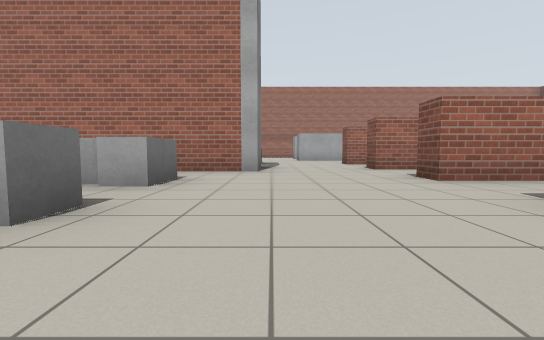
view 1 (above)

22 first-person views from a walk through a Gazebo world. The camera is 0.72 m above the floor, tilts 4° down and sees 90° across. The floor is counted in squares, 2 m on a side. Each view is taken from the middle of a square. On the plan, view 1 faces up. The plan holds only what a view shows up to about 9 squares ahead; the rest is blank.

view 2
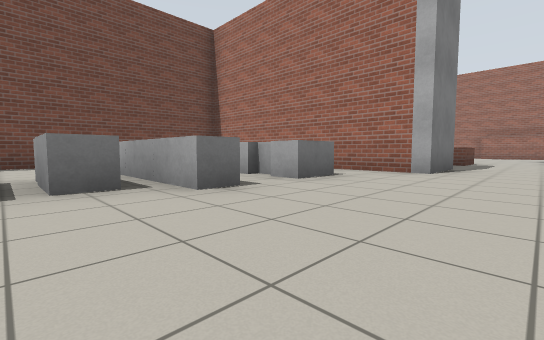

view 3
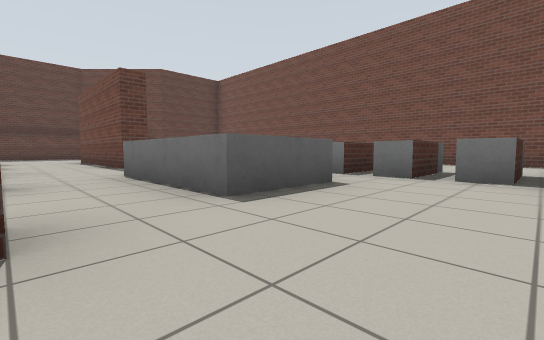

view 4
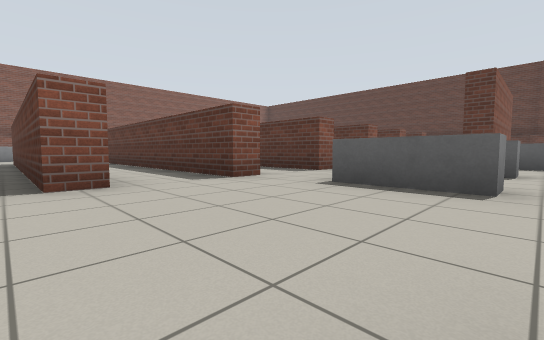

view 5
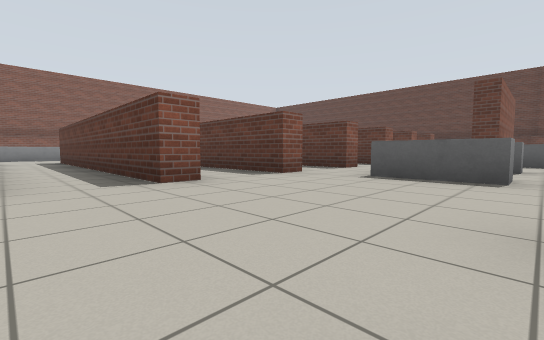

view 6
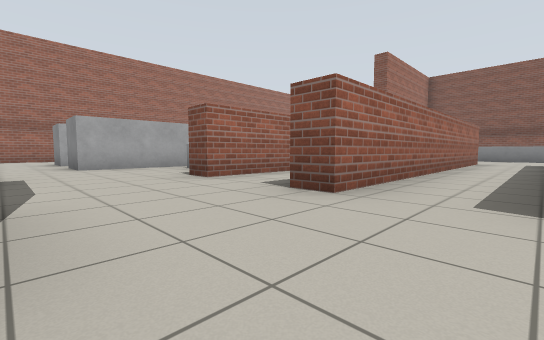

view 7
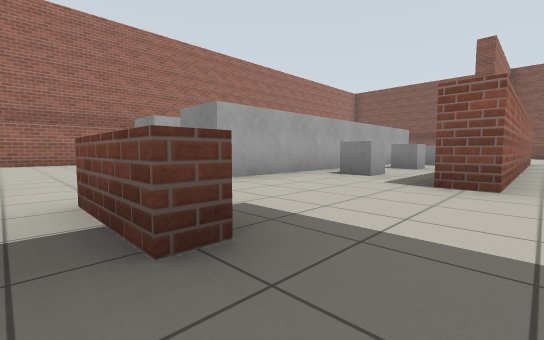

view 8
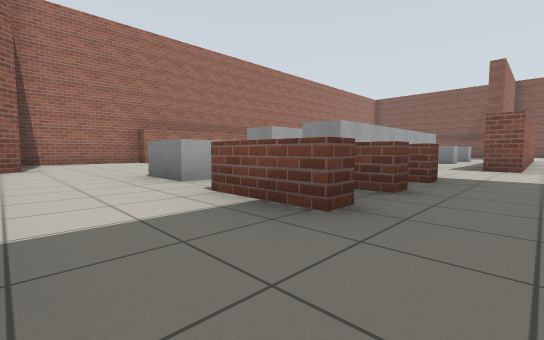

view 9
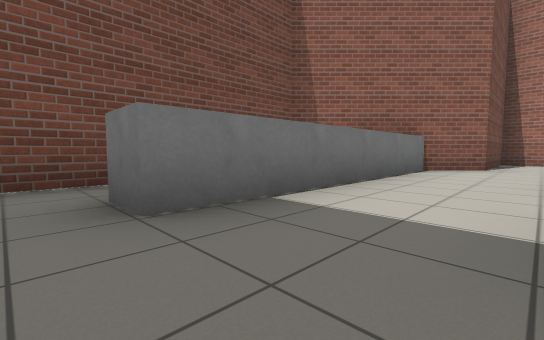

view 10
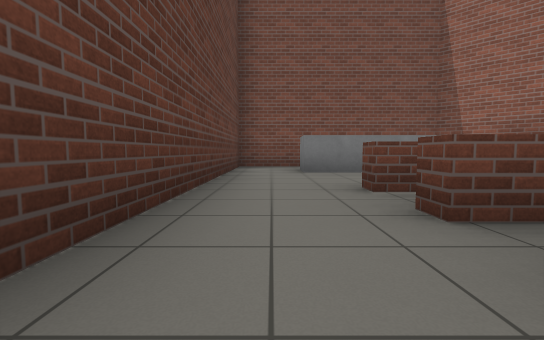

view 11
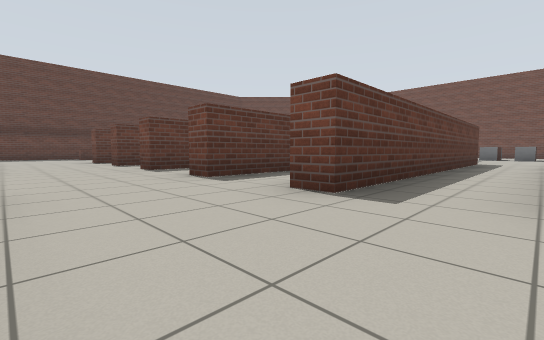

view 12
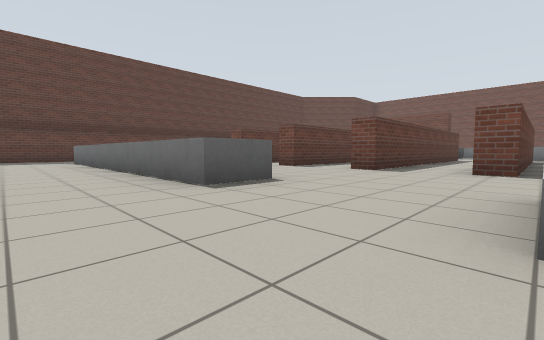

view 13
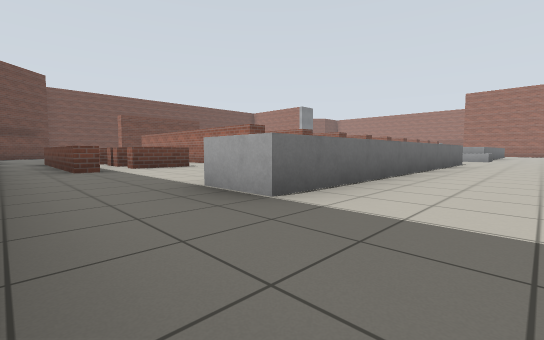

view 14
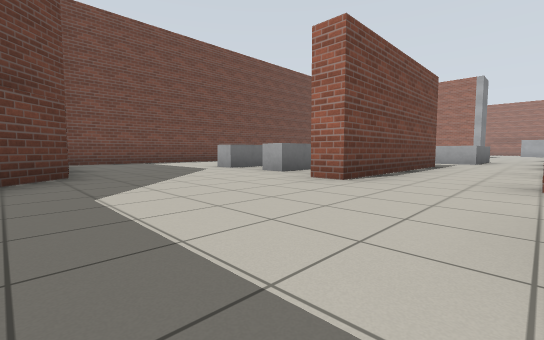

view 15
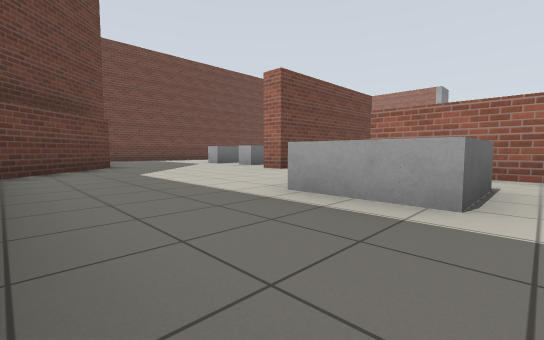

view 16
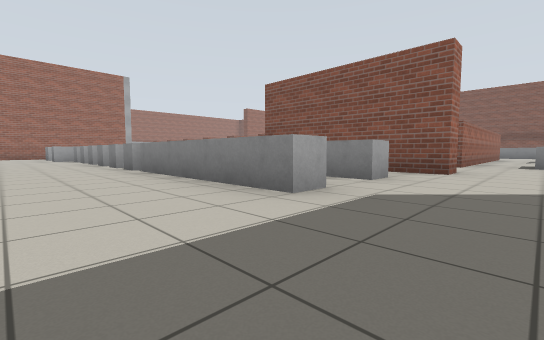

view 17
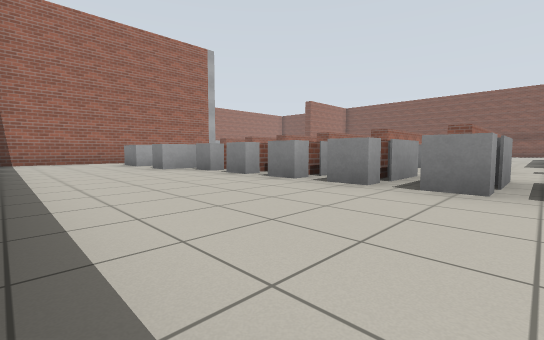

view 18
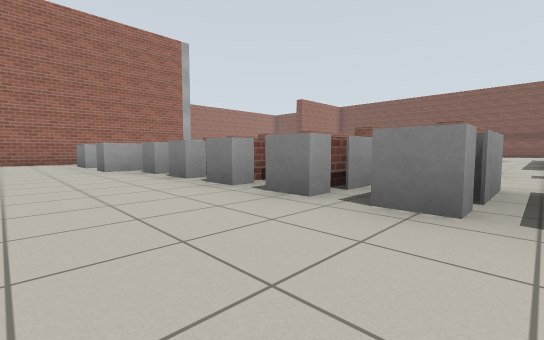

view 19
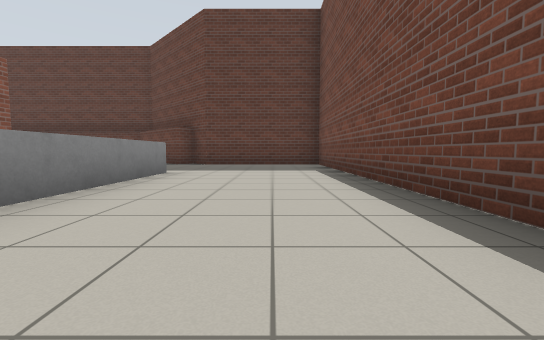

view 20
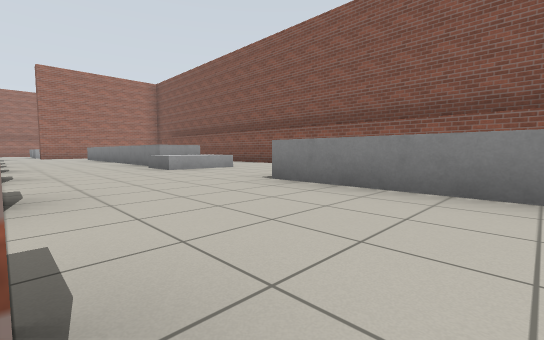

view 21
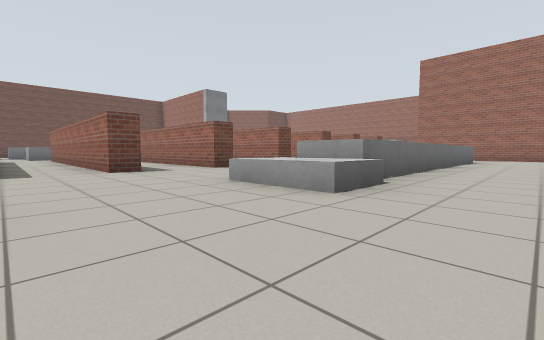

view 22
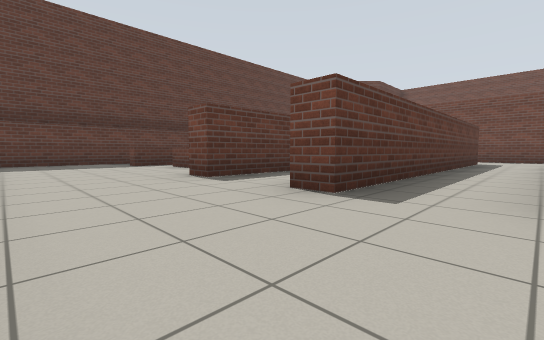

### Floor plan
Points are (right, up) in squares from view 1. A wall is a line through its corners. A room is listed if a view was taken in it or the views show most of it. See-through windows are left out.
Room 1 (views 1, 2, 4, 5, 6, 14, 15, 16, 17, 18, 19)
walls: (2, -4.8) (2, -4.2); (2, -2.7) (2, -2.2); (-6.3, -5.1) (-6.3, -11.2) (-3.3, -11.2) (-2.8, -11.7) (-2.4, -11.4) (-0.7, -13.1); (2, -0.7) (2, -0.3); (0.3, -9) (-0.2, -9) (-0.2, -5) (0.3, -5); (2, 3.2) (2, 3.8); (-0.5, 4.7) (-6.3, 4.7) (-6.3, -3.6); (5.5, -8.7) (2, -8.7)
ways out: opening at (0.5, 6) to room 2; opening at (1, -8) to room 2; opening at (1.8, 0) to room 2; opening at (5, -13) to room 2; opening at (6, -9) to room 2
objects: grey box (-3, -8) to (-3, -6); grey box (-3, -5); grey box (-3, -3); grey box (-3, -2); grey box (-3, -1); grey box (-3, 0); grey box (-3, 1); other object (-3, 2) to (-2, 2); other object (-3, 3) to (-2, 3); grey box (-2, -4); grey box (-2, -3); grey box (-2, -2); other object (-2, -1); grey box (-2, 0); grey box (-2, 1); grey box (-1, -8) to (-1, -7); grey box (-1, -5); grey box (0, -3) to (1, -3); grey box (0, -1) to (1, -1); grey box (0, 5) to (0, 6); grey box (1, -2); grey box (3, -11)
Room 2 (views 3, 7, 10, 11, 12, 13, 20, 21, 22)
walls: (9, 3.8) (9, 3.2) (8.4, 3.2); (7.2, -8.2) (9, -8.2) (9, -8.7) (5.5, -8.7); (2, -2.2) (9, -2.2) (9, -2.7) (2, -2.7); (8.9, 5.2) (2, 5.2) (2, 5.8); (2, -0.3) (9, -0.3) (9, -0.7) (2, -0.7); (2, -4.2) (9, -4.2) (9, -4.8); (3.4, 3.2) (2, 3.2); (2, 1.1) (2, 1.7) (9, 1.7) (9, 1.3) (7, 1.3); (14.8, -7) (14.8, 0.1); (2, -6.8) (2, -6.2) (9, -6.2) (9, -6.7) (8.2, -6.7); (8.9, 7.2) (2, 7.2); (0.3, -5) (0.3, -9); (14, 8.3) (13.4, 8.3); (6.5, -13.2) (14, -13.2); (-2.6, 6.3) (-0.6, 6.3)
low walls: (8.2, -9.9) (8.2, -11.1); (7.7, -11.8) (8.8, -11.8) (8.8, -12.2) (4.7, -12.2); (-0.3, 7.9) (-0.7, 7.9); (-1.3, 7.9) (-1.8, 7.9)
ways out: opening at (0.5, 6) to room 1; opening at (1, -8) to room 1; opening at (1.8, 0) to room 1; opening at (5, -13) to room 1; opening at (6, -9) to room 1; opening at (-1.5, 7) to room 3; opening at (1, 8)
objects: grey box (12, -11) to (12, -5); grey box (12, -2) to (12, -1); grey box (12, 0) to (12, 6)
Room 3 (views 8, 9)
walls: (-1, 15.2) (-1, 15.7) (-3.7, 15.7) (-3.7, 13.3) (-6.3, 10.7) (-6.3, 6.3) (-2.6, 6.3)
low walls: (-2.3, 7.9) (-2.7, 7.9) (-2.7, 9.1)
ways out: opening at (-1.5, 7) to room 2; opening at (0.5, 14.5)
objects: grey box (-5, 8) to (-5, 12); grey box (-2, 10) to (-2, 11)

Where each view was taken, in squares from view 1:
view 1: 0 up, 0 right, facing up
view 2: 0 up, 1 right, facing up-left
view 3: 1 up, 2 right, facing down-left
view 4: 2 up, 1 left, facing down-right
view 5: 3 up, 1 left, facing down-right
view 6: 4 up, 0 right, facing up-right
view 7: 7 up, 1 left, facing up-right
view 8: 7 up, 4 left, facing up-right
view 9: 7 up, 3 left, facing up-left
view 10: 7 up, 0 right, facing left
view 11: 1 up, 11 right, facing down-left
view 12: 2 down, 14 right, facing down-left
view 13: 13 down, 14 right, facing up-left
view 14: 12 down, 2 right, facing up-left
view 15: 13 down, 4 right, facing up-left
view 16: 10 down, 5 left, facing up-right
view 17: 4 down, 6 left, facing up-right
view 18: 4 down, 5 left, facing up-right
view 19: 4 down, 5 left, facing down
view 20: 7 down, 9 right, facing up-right
view 21: 4 down, 14 right, facing up-left
view 22: 5 down, 11 right, facing down-left
